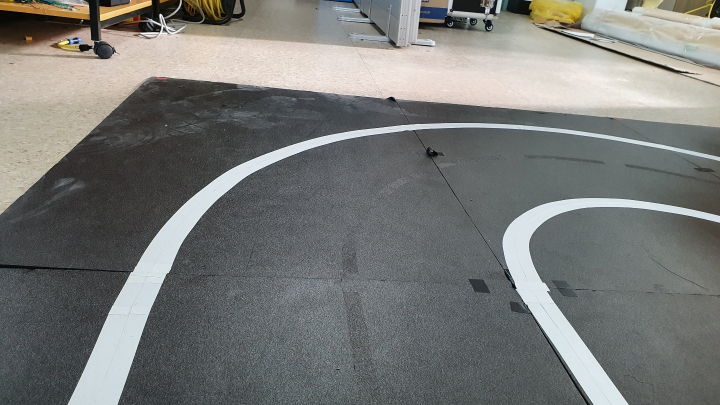
#> input picture lane_x1.jpg, 1440 x 810 px (shown at 1/2 size)
$ jupyter execute dynamic_window_approach.ipynb
#> lines starting #> are read from the running program, lines starting #| are printed output that depends on the picture; after the words box and inside, x2 and y2 are one past the last pixel; in counts of white or black regions, pixels touching at a corner belong together
[cell 1]
import math
from enum import Enum

import matplotlib.pyplot as plt
import numpy as np

[cell 2]
import cv2

[cell 3]
show_animation = True
from IPython import display

[cell 4]
## read image
image = cv2.imread("./lane_x1.jpg", cv2.IMREAD_GRAYSCALE)
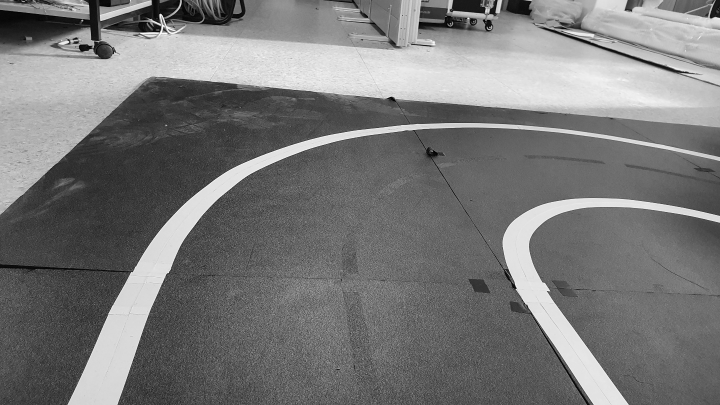
#> image: shape (810, 1440) (shown at 1/2 size); min 0, max 255, mean 120.5
image = cv2.resize(image, (640,480), interpolation=cv2.INTER_LINEAR)
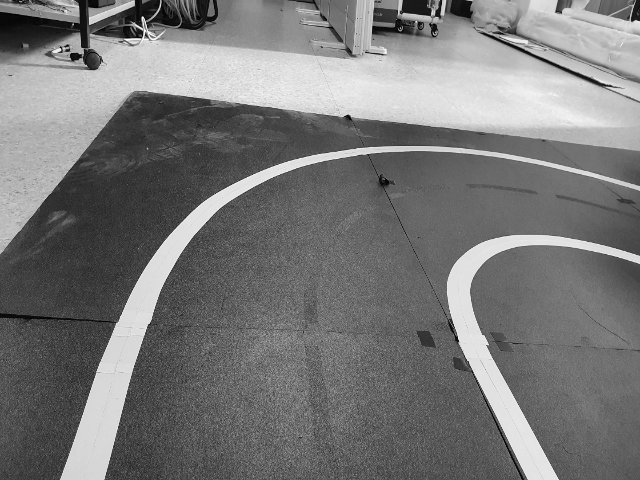
#> image: shape (480, 640); min 0, max 254, mean 120.3
plt.imshow(image, 'gray')
#> (this line was passed over: IPython is not available in this run)

[cell 5]
## image binarization
_, img = cv2.threshold(image, 200, 255, cv2.THRESH_BINARY)
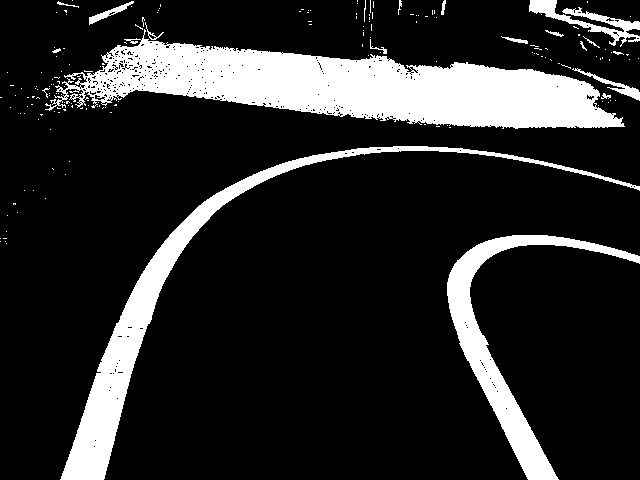
#> img: shape (480, 640); 16.4% white; 178 white regions (158 under 20 px), largest, box (x1, y1, x2, y2) and area: (45, 29, 625, 129) 27871, (60, 146, 640, 480) 11770, (447, 235, 640, 480) 7691
plt.imshow(img, 'gray')
#> (this line was passed over: IPython is not available in this run)

[cell 6]
## image pixelate
height, width = img.shape[:2]
#> height = 480; width = 640
w, h = (50, 50)
pix_img = cv2.resize(img, (w, h), interpolation=cv2.INTER_LINEAR)
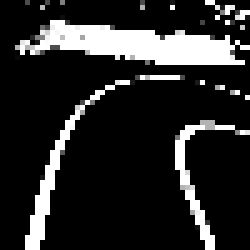
#> pix_img: shape (50, 50) (shown 5 times larger); min 0, max 255, mean 42.1
plt.figure(); plt.imshow(pix_img, 'gray')
#> (this line was passed over: IPython is not available in this run)
#> (this line was passed over: IPython is not available in this run)

[cell 7]
## ROI
pix_img[:int(h/4), :] = 0
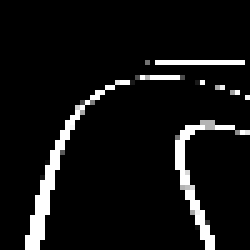
#> pix_img: shape (50, 50) (shown 5 times larger); 10.28% of pixels changed, all inside (x1, y1, x2, y2) = (3, 0, 50, 12)
plt.imshow(pix_img)
#> (this line was passed over: IPython is not available in this run)

[cell 8]
## get pixel location
pix_mask = cv2.inRange(pix_img, 200, 255)
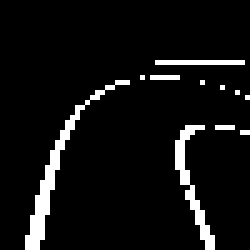
#> pix_mask: shape (50, 50) (shown 5 times larger); 6.8% white in thin lines or dots, all inside (x1, y1, x2, y2) = (5, 12, 50, 50)
print(pix_mask)
#> (printed output is left out)
plt.imshow(pix_mask, 'gray')
#> (this line was passed over: IPython is not available in this run)

[cell 9]
pix_coeff = 5
objs = []
for i in range(h):
    for j in range(w):
        if pix_mask[i][j] > 1:
            objs.append([(j - (w/2))/pix_coeff, ((h-i)/2)/pix_coeff])
objs = np.array(objs)
plt.plot(objs[:, 0], objs[:, 1], "ok")
#> (this line was passed over: IPython is not available in this run)
objs.shape
